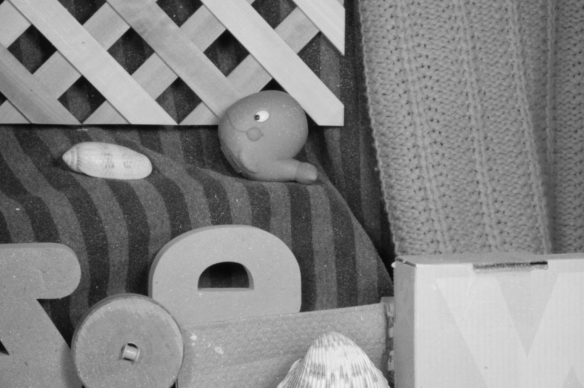
#> input picture rubber/frame10.png, 584 x 388 px
$ python LukasKanade.py
#> lines starting #> are read from the running program, lines starting #| are printed output that depends on the picture


import numpy as np
import cv2


old_frame = cv2.imread('rubber/frame10.png')
#> old_frame is the input picture: shape (388, 584, 3); min 7, max 243, mean 132.7
frame = cv2.imread('rubber/frame11.png')
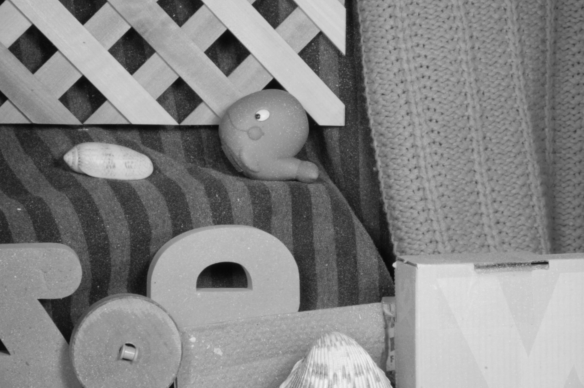
#> input picture rubber/frame11.png, 584 x 388 px
#> frame is the input picture: shape (388, 584, 3); min 7, max 242, mean 133.1

# params for ShiTomasi corner detection
feature_params = dict(maxCorners=100,
                      qualityLevel=0.3,
                      minDistance=7,
                      blockSize=7)


# Parameters for lucas kanade optical flow
# maxLevel
lk_params = dict(winSize=(15, 15),
                 maxLevel=2,
                 criteria=(cv2.TERM_CRITERIA_EPS | cv2.TERM_CRITERIA_COUNT, 10, 0.03))
# Create some random colors
color = np.random.randint(0, 255, (100, 3))


# Take first frame and find corners in it
# ret, old_frame = cap.read()
old_gray = cv2.cvtColor(old_frame, cv2.COLOR_BGR2GRAY)
p0 = cv2.goodFeaturesToTrack(old_gray ,  **feature_params)
#> p0 = 40 rows, first 8: [272, 79], [393, 264], [226, 31], [31, 25], [81, 76], [178, 78], [319, 31], [55, 50]
# Create a mask image for drawing purposes
mask = np.zeros_like(old_frame)

frame_gray = cv2.cvtColor(frame, cv2.COLOR_BGR2GRAY)
# calculate optical flow能够获取点的新位置
p1, st, err = cv2.calcOpticalFlowPyrLK(old_gray, frame_gray, p0, None, **lk_params)
#> p1 = 40 rows, first 8: [272.9, 78.92], [394, 263.9], [226.9, 30.92], [31.87, 24.91], [81.86, 75.93], [178.9, 77.92], [319.9, 30.93], [55.87, 49.92]; st = 40 values from 1 to 1; err = 40 values, max 10.47 at index 38, min 0.916 at index 17, mean 2.26
# Select good points
good_new = p1[st == 1]
#> good_new = 40 pairs, first value 6.88 to 546.1, second value 3.9 to 346.1
good_old = p0[st == 1]
#> good_old = 40 pairs, first value 6 to 545, second value 4 to 346
# draw the tracks
for i, (new, old) in enumerate(zip(good_new, good_old)):
    a, b = new.ravel()
    c, d = old.ravel()
    mask = cv2.line(mask, (a, b), (c, d), color[i].tolist(), 2)
    frame = cv2.circle(frame, (a, b), 5, color[i].tolist(), -1)
#> this loop made 40 passes
#> (a, b, c, d) on passes 1 to 12: (272.9, 78.92, 272, 79), (394, 263.9, 393, 264), (226.9, 30.92, 226, 31), (31.87, 24.91, 31, 25), (81.86, 75.93, 81, 76), (178.9, 77.92, 178, 78), (319.9, 30.93, 319, 31), (55.87, 49.92, 55, 50), (257.6, 116, 257, 117), (104.8, 99.92, 104, 100), (341.8, 122.9, 341, 123), (82.85, 22.9, 82, 23)
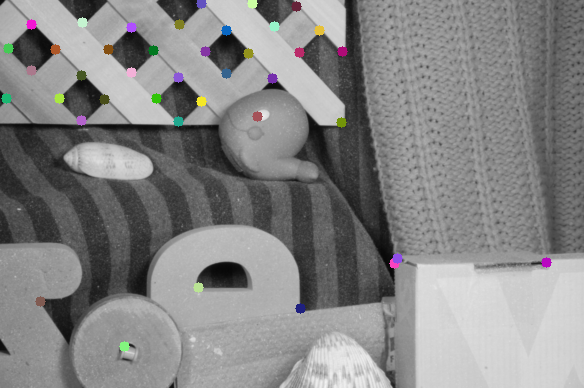
#> frame: shape (388, 584, 3); mean B, G, R 133.3, 133.3, 133.5
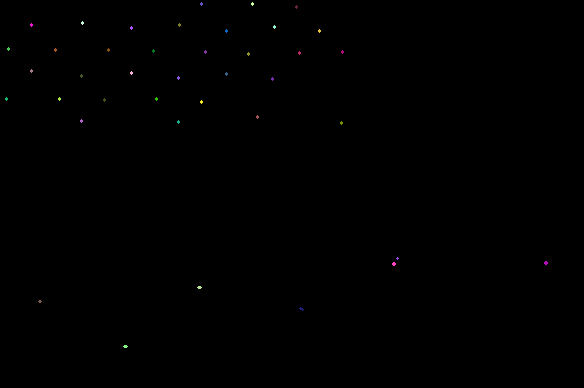
#> mask: shape (388, 584, 3); mean of channels 0, 1, 2 0.2, 0.2, 0.2; drawn as B, G, R
img = cv2.add(frame, mask)
cv2.imshow('frame', img)
